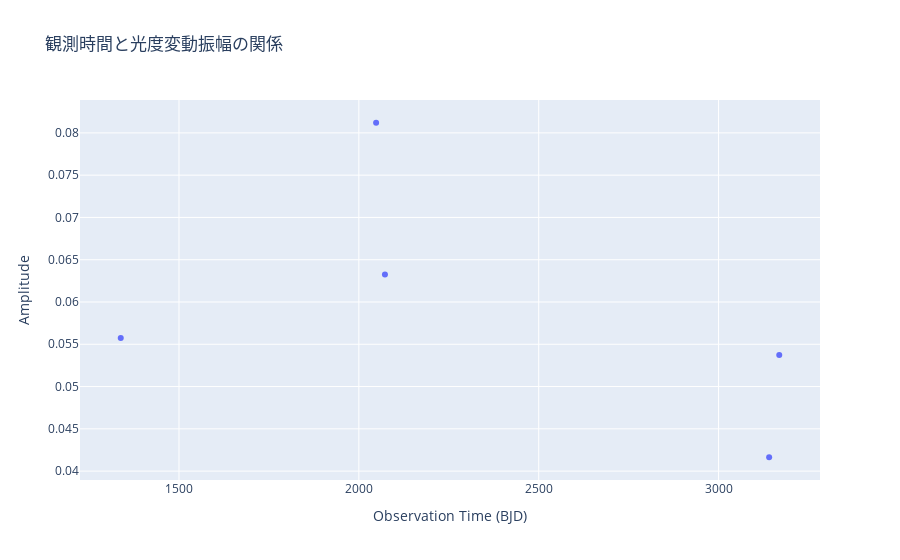

Source (notebook cell):
### Markdown cell above
## 統計分析（クラス変数）

### Code cell
# 時間と振幅の相関
fig = px.scatter(
    x=FlareDetector_DS_Tuc_A.array_observation_time,
    y=FlareDetector_DS_Tuc_A.array_amplitude,
    title="観測時間と光度変動振幅の関係",
    labels={"x": "Observation Time (BJD)", "y": "Amplitude"}
)
fig.show()

### Figure 1 — Plotly figure (JSON) as saved in the notebook; plotly's stock layout.template omitted (floating-point values rounded to 4 significant figures)
{"data": [{"hovertemplate": "Observation Time (BJD)=%{x}<br>Amplitude=%{y}<extra></extra>", "legendgroup": "", "marker": {"color": "#636efa", "symbol": "circle"}, "mode": "markers", "name": "", "orientation": "v", "showlegend": false, "type": "scatter", "x": [1338.0, 2048.0, 2073.0, 3141.0, 3169.0], "xaxis": "x", "y": [0.05573, 0.0812, 0.06325, 0.04164, 0.05373], "yaxis": "y"}], "layout": {"legend": {"tracegroupgap": 0}, "title": {"text": "観測時間と光度変動振幅の関係"}, "xaxis": {"anchor": "y", "domain": [0, 1], "title": {"text": "Observation Time (BJD)"}}, "yaxis": {"anchor": "x", "domain": [0, 1], "title": {"text": "Amplitude"}}}}
